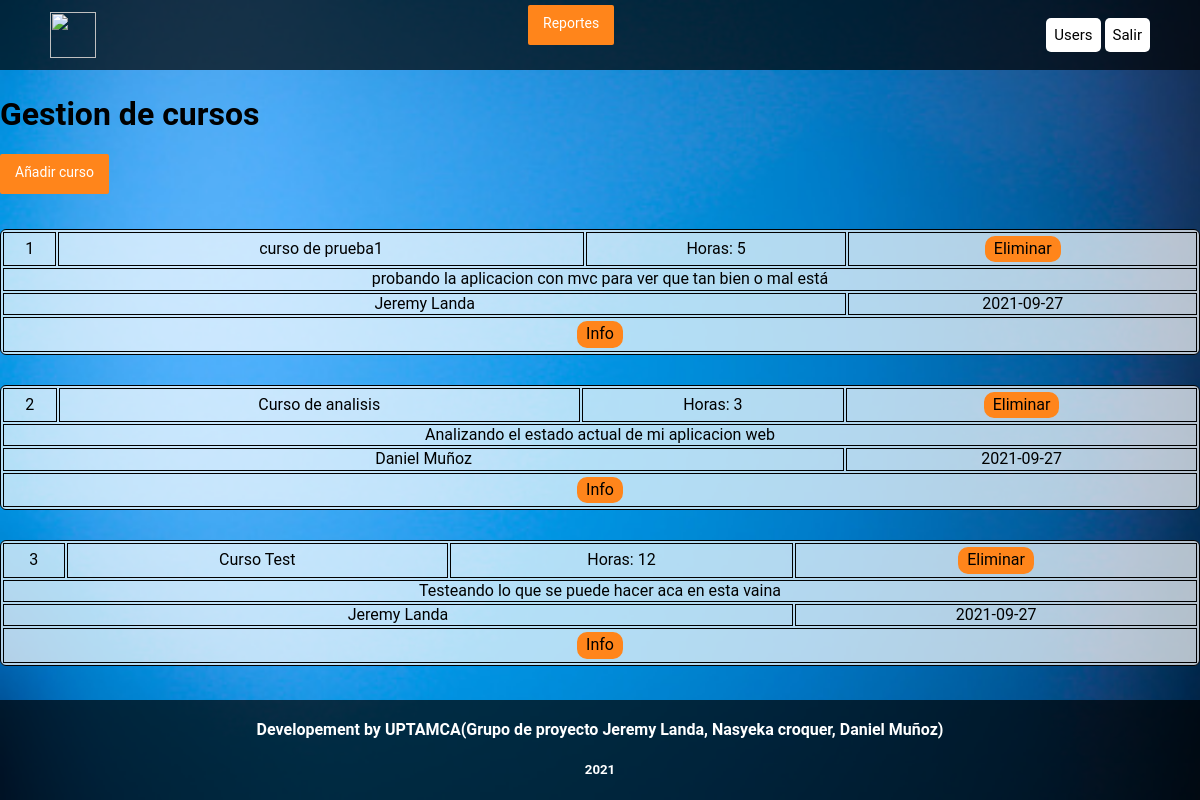
Page / (signed in) on the earlier database version.
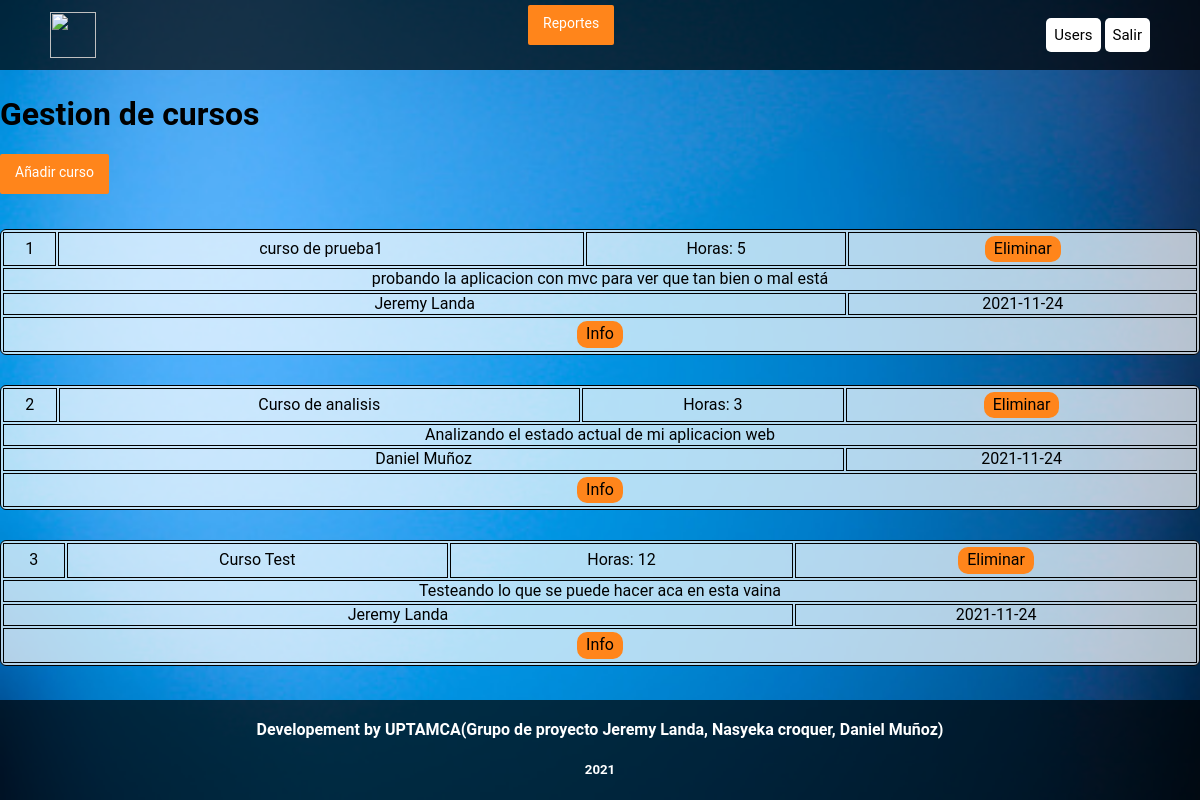
Same page on the later database version.
### tables this page shows
CREATE TABLE cursos(
  curso_id INT(9) PRIMARY KEY AUTO_INCREMENT,
  curso_name VARCHAR(80) NOT NULL,
  curso_description TEXT,
  curso_contralor VARCHAR(30),
  curso_fecha DATE NOT NULL,
  curso_horas INT (3),
  FULLTEXT KEY search(curso_name, curso_contralor)
);

### controllers/ViewController.php (called while the page is built)
<?php
class ViewController {
	private static $view_path = './views/';
	public function load_view($view) {
		require_once( self::$view_path . 'header.php' );
		require_once( self::$view_path . $view . '.php' );
		require_once( self::$view_path . 'footer.php' );
	}
}

### index.php (called while the page is built, shortened)
<?php
require_once('./controllers/Autoload.php');
$route = isset($_GET['r']) ? $_GET['r'] : 'home';
$mexflix = new Router($route);

### controllers/Autoload.php (called while the page is built, shortened)
<?php
class Autoload
{
	public function __construct()
	{
		spl_autoload_register(function ($class_name){
			$models_path = './models/' . $class_name . '.php';
			$controllers_path = './controllers/' . $class_name . '.php';
		});
	}
}

### models/Model.php (called while the page is built, shortened)
<?php
abstract class Model {
	private static $db_host = 'localhost';
	private static $db_user = 'root';
	private static $db_pass = '';
	private static $db_name = 'contraloria';
	private static $db_charset = 'utf8';
	private $conn;
	protected $query;
	protected $rows = array();
	public function db_open() {
		$this->conn = new mysqli(
			self::$db_host,
			self::$db_user,
			self::$db_pass,
			self::$db_name
		);
		$this->conn->set_charset(self::$db_charset);
	}
	protected function get_query() {
		$result = $this->conn->query($this->query);
		while( $this->rows[] = $result->fetch_assoc() );
		return array_pop($this->rows);
	}
}

### models/CursosModel.php (called while the page is built, shortened)
<?php
class CursosModel extends Model {
	public function read( $cursos_id = '' ) {
		$this->query = ($cursos_id != '')
    ?"SELECT * FROM cursos WHERE curso_id = $cursos_id
		ORDER BY curso_fecha"
    :"SELECT * FROM cursos
		 ORDER BY curso_fecha DESC";
		$this->get_query();
		$data = array();
		foreach ($this->rows as $key => $value) {
			array_push($data, $value);
		}
		return $data;
	}
}
?>

### views/home.php (the view)
<?php
  $cursos = new CursosModel();
  $cursos_datos = $cursos->read();
$template = '
<div class="bdy">
<h1>Gestion de cursos</h1>
<form method="post">
  <input type="hidden" name="r" value="add_curso">
  <input type="hidden" name="c" value="set">
  <input class="btn-n" type="submit" name="add_curso" value="Añadir curso">
</form>';
  foreach ($cursos_datos as $key) {
    $template .= '
    <table class="tb-home">
      <tr>
        <td>' . $key['curso_id'] . '</td>
        <td>' . $key['curso_name'] . '</td>
        <td>Horas: ' . $key['curso_horas'] .'</td>';
        if ($_SESSION['role'] == 'Admin'){
          $template .= '
          <td>
            <form method="post">
              <input type="hidden" name="r" value="delete_curso">
              <input type="hidden" name="c" value="' . $key['curso_id'] . '">
              <input id="button" type="submit" name="delete" value="Eliminar">
            </form>
          </td>';
        }
        $template .= '
      </tr>
      <tr>
        <td colspan="4">' . $key['curso_description'] . '</td>
      </tr>
      <tr>
        <td colspan="3">' . $key['curso_contralor'] . '</td>
        <td>' . $key['curso_fecha'] . '</td>
      </tr>
      <tr>
        <td colspan="4" align="center">
        <form align="center" action="./?r=cursos&c='. $key['curso_id'] .'" method="post">
          <input type="hidden" name="r" value="info_curso">
          <input type="hidden" name="c" value="' . $key['curso_id'] . '">
          <input id="button" type="submit" name="informacion" value="Info">
        </form>
        </td>
      </tr>
    </table>';
  }
$template .= '</div>';
printf($template);
?>

### controllers/Router.php (shortened to what this page needs)
<?php
class Router {
	public function __construct($route) {
		if($_SESSION['ok']) {
			$this->route = isset($_GET['r']) ? $_GET['r'] : 'home';
			$controller = new ViewController();
			switch ($this->route) {
				case 'home':
					if ( !isset($_POST['r']) ) $controller->load_view('home');
					break;
			}
		}
	}
}
?>

### views/header.php (shortened to what this page needs)
<?php
print '
<!DOCTYPE html>
<html lang="es">
<head>
	<meta name="viewport" content="width=device-width, initial-scale=1">
	<meta charset="UTF-8">
	<title>Gestion de Cursos CEBM</title>
	<meta name="description" content="Proyecto Para la gestion de cursos de parte de estudiantes de la UPTAMCA">
	<link rel="shortcut icon" type="image/png" href="./public/img/favicon.png">
	<link href="./public/normalize.css" rel="stylesheet" type="text/css">
	<link href="./public/css.css" rel="stylesheet" type="text/css">
</head>
<body class="container body">';
  if ($_SESSION['ok']) {
    print '
    <nav class="nav-home">
			<div class="nav-item1">
				<a href="./">
	        <div>
						<img class="icon" src="./public/img/CEBM.png">
					</div>
				</a>
			</div>
			<div>
				<form method="post" action="./?r=report">
					<input class="btn-n" type="submit" name="" value="Reportes">
				</form>
			</div>
			<div>
				<a class="btn-header" href="./?r=users">Users</a>
				<a class="btn-header" href="./?r=salir">Salir</a>
			</div>
    </nav>
    ';
  }
?>

### views/footer.php
<div class="footers">
  <marquee>
    <h4>Developement by UPTAMCA(Grupo de proyecto Jeremy Landa, Nasyeka croquer, Daniel Muñoz)</h4>
    <h5>2021</h5>
  </marquee>
</div>
</body>

### public/css.css (style rules this page uses)
body { background: url(./img/fd.jpg); background-size: cover; background-attachment: fixed; font-family: Roboto; }
table, th, td { border: 1px solid black; }
table { border-collapse: inherit; margin: 15px 0px; border-radius: 6px; background-color: rgba(255, 255, 255, .7); }
td { text-align: center; }
.nav-home { background-color: rgba(0, 0, 0, .7); padding: 5px 50px; display: flex; justify-content: space-between; align-items: center; }
.icon { display: flex; align-items: center; width: 46px; height: 46px; }
.bdy { display: grid; grid-template-columns: auto; justify-content: center; align-content: center; align-items: center; margin: auto; width: 88%; }
.container { min-height: 100vh; display: grid; grid-template-rows: auto 1fr auto; }
.tb-home { width: 150vh; }
a { color: #000; text-decoration: none; background-color: #FFF; border-radius: 5px; }
.btn-header { padding: 8px; font-size: 15px; transition: all .3s ease; }
.btn-n { outline: none; display: block; padding: 10px 15px; margin: 0 0 20px 0; background: rgba(0, 0, 0, .5); color: #fff; border: none; border-radius: 2px; border-bottom: 4px solid #ff851b; box-sizing: border-box; font-size: 14px; font-weight: normal; transition: all .5s ease; background-color: #ff851b; }
#button { background: #ff851b; outline: none; border-radius: 10px; border: 3px solid #ff851b; margin: 2px; transition: all .5s ease; }
.footers { height: 100px; text-align: center; margin-top: 15px; background-color: rgba(0, 0, 0, .7); }
.footers h4, .footers h5 { color: rgb(255, 255, 255); }

Differences in the rows shown:
changed cursos "curso de prueba1": curso_fecha "2021-09-27" → "2021-11-24"
changed cursos "Curso de analisis": curso_fecha "2021-09-27" → "2021-11-24"
changed cursos "Curso Test": curso_fecha "2021-09-27" → "2021-11-24"
